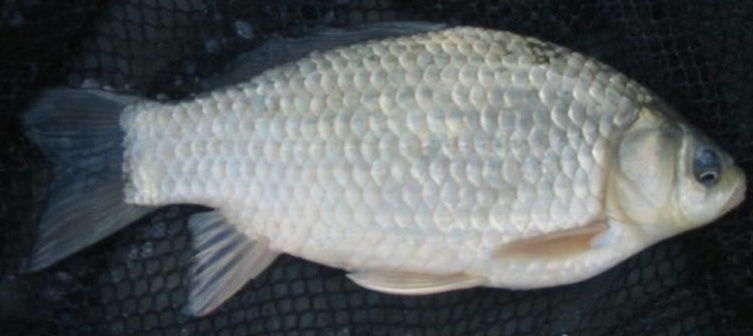
#> input picture images/carp2.jpg, 753 x 336 px
$ python -i check.py   (imports and definitions only)
#> lines starting #> are read from the running program, lines starting #| are printed output that depends on the picture; after the words box and inside, x2 and y2 are one past the last pixel; in counts of white or black regions, pixels touching at a corner belong together
### features/get_longest_distance.py
import cv2
import matplotlib.pyplot as plt
from fil_finder import FilFinder2D
import astropy.units as u


def get_longest_distance(img):
    skeleton = cv2.imread(img, 0) #in numpy array format
    fil = FilFinder2D(skeleton, distance=250 * u.pc, mask=skeleton)
    fil.preprocess_image(flatten_percent=85)
    fil.create_mask(border_masking=True, verbose=False, use_existing_mask=True)
    fil.medskel(verbose=False)
    fil.analyze_skeletons(branch_thresh=40 * u.pix, skel_thresh=10 * u.pix, prune_criteria='length')

    plt.imshow(fil.skeleton, cmap='gray')
    plt.contour(fil.skeleton_longpath, colors='r')
    plt.axis('off')
    return fil.lengths()[0]

### features/check.py
import cv2
import numpy as np
from PIL import Image
from .get_longest_distance import get_longest_distance


def get_skeleton(img):
    # read image and invert so blob is white on black background
#> called with img = '../images/carp2.jpg'
    img = cv2.imread(img, 0)
#> img: shape (336, 753); min 4, max 235, mean 93.5

    kernel = np.ones((25, 25), np.uint8)
    img = cv2.erode(img, kernel, iterations=2)
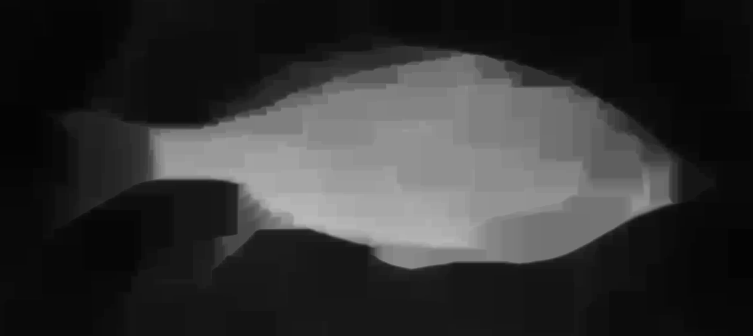
#> img: shape (336, 753); min 4, max 185, mean 50.2
    # cv2.imshow('White Image', img)
    # cv2.waitKey(0)
    # threshold img
    ret, thresh = cv2.threshold(img, 127, 255, 0)
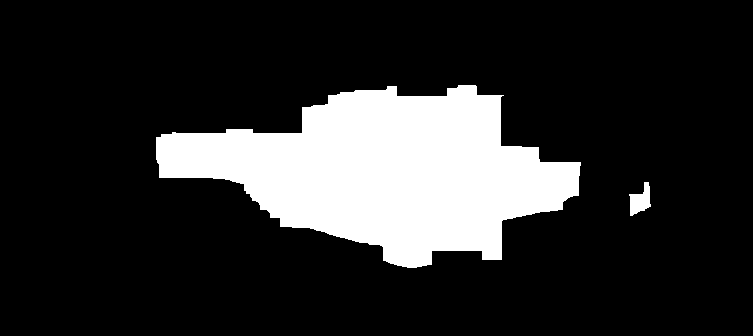
#> thresh: shape (336, 753); 17.7% white; 2 white regions, box (x1, y1, x2, y2) and area: (156, 85, 581, 268) 44403, (629, 182, 651, 216) 433

    # do distance transform
    dist = cv2.distanceTransform(thresh, distanceType=cv2.DIST_L2, maskSize=5)
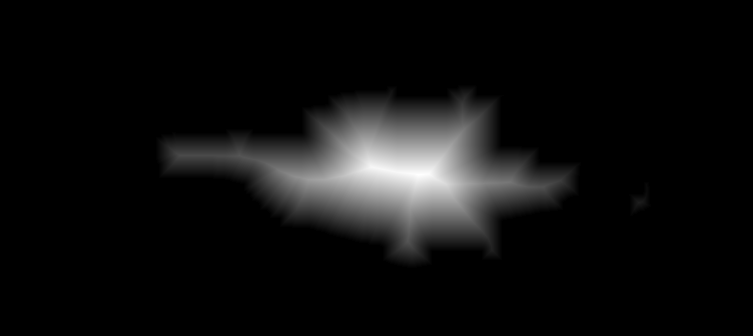
#> dist: shape (336, 753) float32; min 0, max 79, mean 4.6; drawn with min black and max white

    # set up cross for tophat skeletonization
    kernel = cv2.getStructuringElement(cv2.MORPH_CROSS, (3, 3))
    skeleton = cv2.morphologyEx(dist, cv2.MORPH_TOPHAT, kernel)
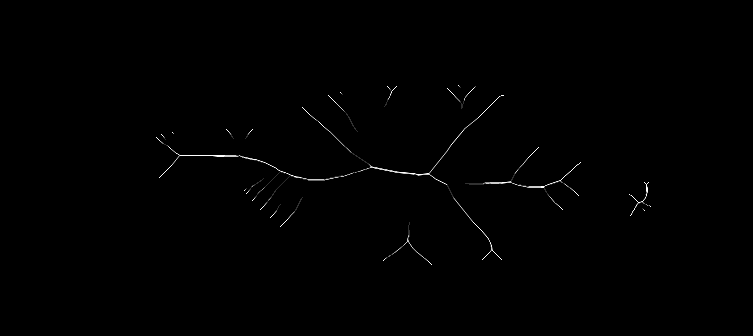
#> skeleton: shape (336, 753) float32; min 0, max 1, mean 0.00374

    # threshold skeleton
    ret, skeleton = cv2.threshold(skeleton, 0, 255, 0)
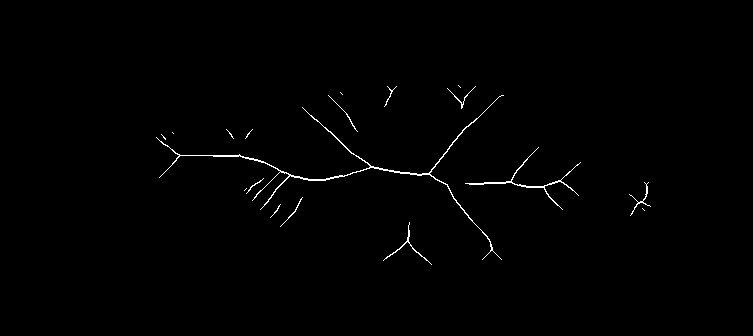
#> skeleton: shape (336, 753) float32; 0.7% white in thin lines or dots, all inside (x1, y1, x2, y2) = (156, 85, 651, 265)

    skel = np.uint8(skeleton)
    skeleton_contours, _ = cv2.findContours(skel, cv2.RETR_TREE, cv2.CHAIN_APPROX_SIMPLE)
#> skeleton_contours = 18 contours, 14 with area under 20; largest, box (x1, y1, x2, y2) and area: (156, 95, 504, 260) 378, (465, 147, 581, 210) 130, (383, 222, 432, 265) 43, (629, 182, 651, 216) 24

    largest_skeleton_contour = max(skeleton_contours, key=cv2.contourArea)
#> largest_skeleton_contour = contour of 443 points, box (x1, y1, x2, y2) (156, 95, 504, 260), area 378

    image_with_contours = np.zeros_like(img, dtype=np.uint8)
    cv2.drawContours(image_with_contours, [largest_skeleton_contour], -1, (255, 255, 0), 2)
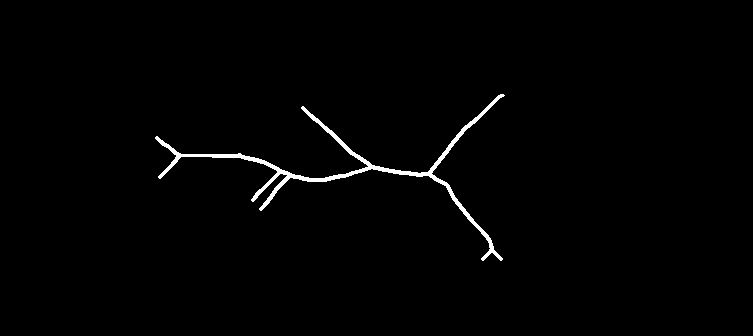
#> image_with_contours: shape (336, 753); 1.1% white; 1 white region, box (x1, y1, x2, y2) and area: (155, 94, 505, 261) 2893

    cv2.imwrite('static/segment/fish_segment.jpg', image_with_contours)

    length_object = get_longest_distance('static/segment/fish_segment.jpg')

    return int(round(length_object.value, 0))

#> (the run stopped early here; a loop or call above may not have finished)

$ run again, on images/fish1.jpg
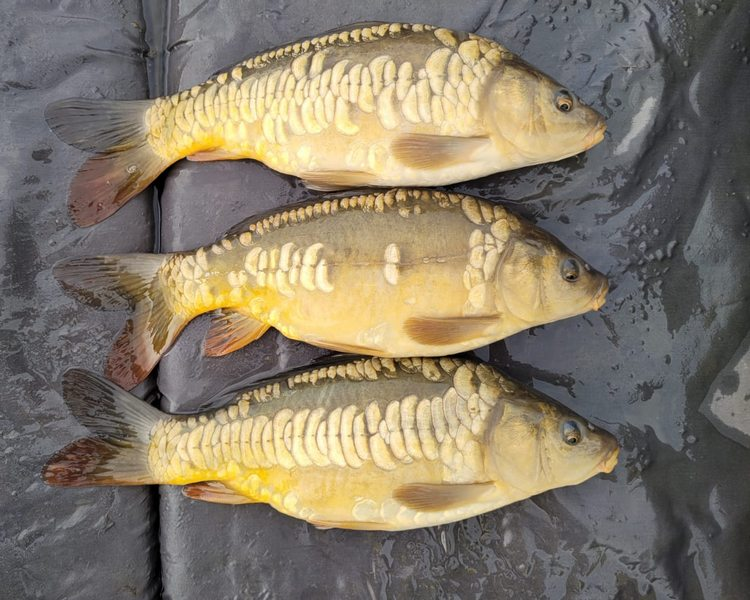
#> input picture images/fish1.jpg, 750 x 600 px
#> in get_skeleton, `ret, thresh = cv2.threshold(img, 127, 255, 0)`:
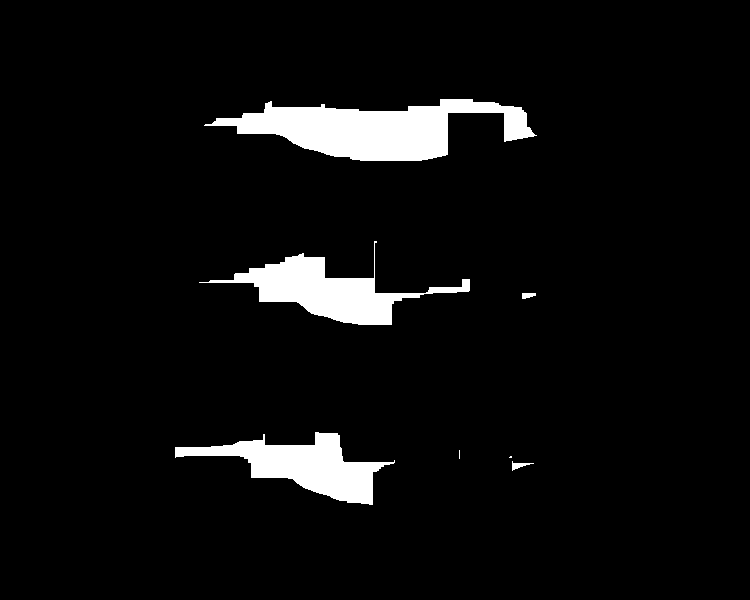
#> thresh: shape (600, 750); 5.3% white; 7 white regions (2 under 20 px), largest, box (x1, y1, x2, y2) and area: (204, 99, 537, 161) 10731, (199, 241, 470, 325) 6778, (175, 432, 395, 505) 6345, (512, 461, 534, 471) 85, (522, 293, 536, 299) 65
#> skel: shape (600, 750); 0.45% white in thin lines or dots, all inside (x1, y1, x2, y2) = (175, 99, 537, 505)
#> skeleton_contours = 25 contours, 22 with area under 20; largest, box (x1, y1, x2, y2) and area: (204, 99, 534, 155) 292, (199, 241, 470, 325) 194, (175, 432, 395, 505) 161
#> largest_skeleton_contour = contour of 275 points, box (x1, y1, x2, y2) (204, 99, 534, 155), area 292
#> in get_skeleton, `cv2.drawContours(image_with_contours, [largest_skeleton_contour], -1, ..`:
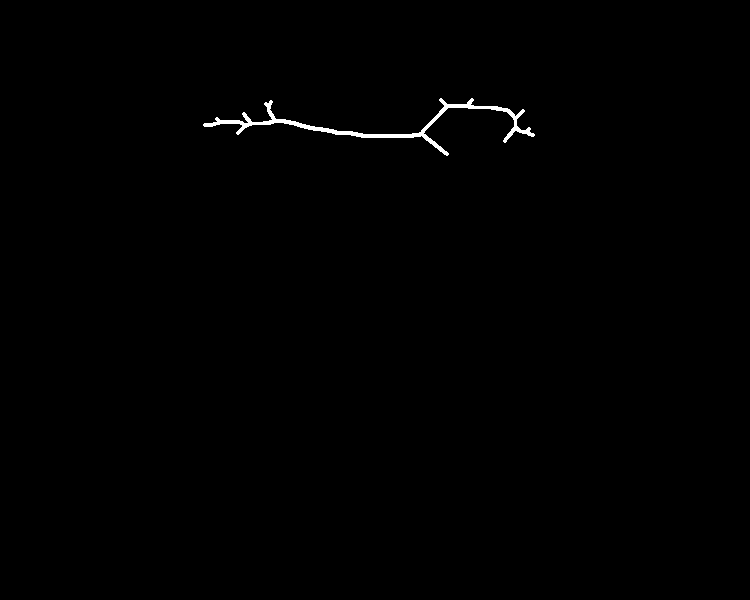
#> image_with_contours: shape (600, 750); 0.43% white; 1 white region, box (x1, y1, x2, y2) and area: (203, 98, 535, 156) 1926
